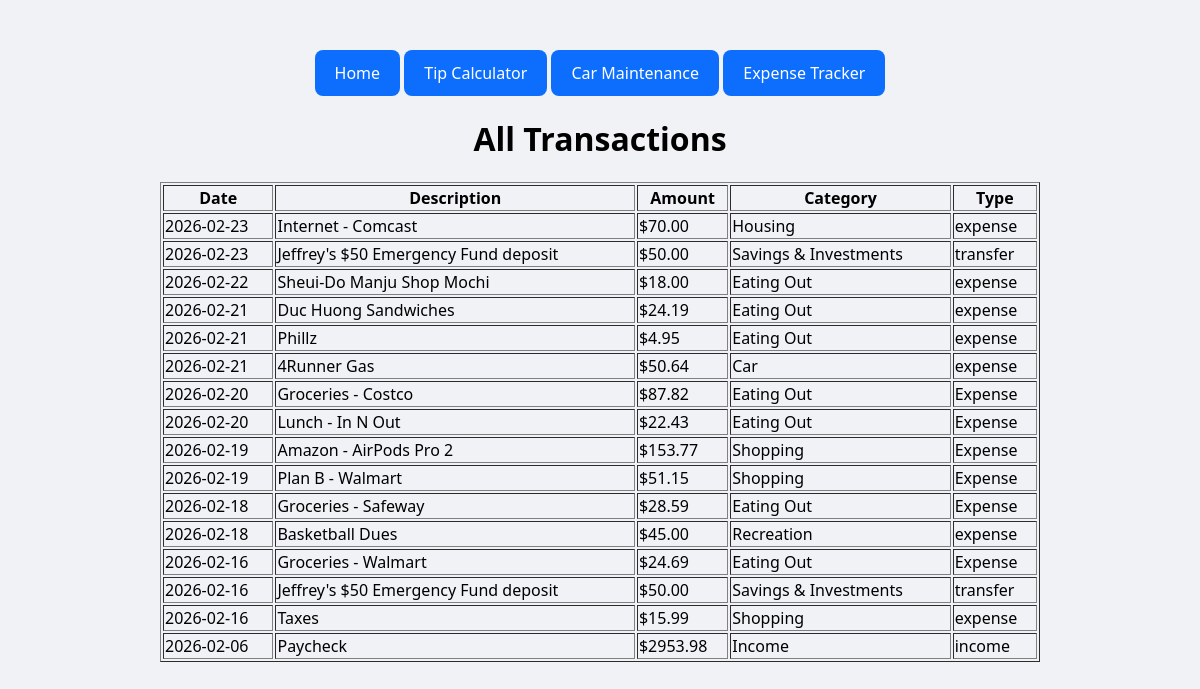
The app's page /expense_tracker/all with its own data.
### app/expense_tracker/models.py (models this page shows, shortened)
class Transaction(db.Model):
    id = db.Column(db.Integer, primary_key=True)
    date = db.Column(db.Date, nullable=False)
    description = db.Column(db.String(2000), nullable=False)
    amount = db.Column(db.Numeric(10,2), nullable=False)
    category_id = db.Column(db.Integer, db.ForeignKey("categories.id"), nullable=False)
    type = db.Column(db.String(2000), nullable=False)
    created_at = db.Column(db.DateTime(timezone=True), default=lambda: datetime.now(timezone.utc))

class Category(db.Model):
    __tablename__ = "categories"
    id = db.Column(db.Integer, primary_key=True)
    name = db.Column(db.String(200), unique=True, nullable=False)
    active = db.Column(db.Boolean, default=True)
    transactions = db.relationship("Transaction", backref="category_obj", lazy=True)

### app/expense_tracker/routes.py (the view)
@expense_tracker.route("/all")
def view_all():
    transactions = Transaction.query.order_by(Transaction.date.desc()).all()
    return render_template("view_all.html", transactions=transactions)

### app/expense_tracker/templates/view_all.html
{% extends "base.html" %}
{% block content %}
<h1>All Transactions</h1>
<table border="1" style="width:80%; margin:0 auto;">
    <tr>
        <th>Date</th>
        <th>Description</th>
        <th>Amount</th>
        <th>Category</th>
        <th>Type</th>
    </tr>
    {% for tx in transactions %}
    <tr>
        <td>{{ tx.date }}</td>
        <td>{{ tx.description }}</td>
        <td>${{ tx.amount }}</td>
        <td>{{ tx.category_obj.name }}</td>
        <td>{{ tx.type }}</td>
    </tr>
    {% endfor %}
</table>
{% endblock %}

### app/templates/base.html (shortened to what this page needs)
<html lang="en">
<head>
    <link rel="stylesheet" href="{{ url_for('static', filename='css/style.css') }}">
</head>
<body>
    <nav>
        {% if request.endpoint != 'home_page.index' %}
            <a href="{{ url_for('home_page.index') }}" class="btn">Home</a>
        {% endif %}
        <a href="{{ url_for('tip_calculator.index') }}" class="btn">Tip Calculator</a>
        <a href="{{ url_for('car_maintenance.index') }}" class="btn">Car Maintenance</a>
        <a href="{{ url_for('expense_tracker.dashboard') }}" class="btn">Expense Tracker</a>
    </nav>
    {% block content %}{% endblock %}
</body>
</html>

### app/static/css/style.css (style rules this page uses)
body { font-family: 'Segoe UI', sans-serif; background: #f0f2f5 url("https://www.toptal.com/designers/subtlepatterns/uploads/white-waves.png"); background-size: 600px; text-align: center; margin: 50px; }
a { text-decoration: none; color: inherit; }
.btn { display: inline-block; padding: 12px 20px; background: #0d6efd; color: white; text-decoration: none; border-radius: 8px; border: none; cursor: pointer; font-size: 16px; text-align: center; transition: 0.2s; }

### records on screen
Transaction: date "2026-02-23", description "Internet - Comcast", amount "70.00", category_obj.name "Housing", type "expense"
Transaction: date "2026-02-23", description "Jeffrey's $50 Emergency Fund deposit", amount "50.00", category_obj.name "Savings & Investments", type "transfer"
Transaction: date "2026-02-22", description "Sheui-Do Manju Shop Mochi", amount "18.00", category_obj.name "Eating Out", type "expense"
Transaction: date "2026-02-21", description "Duc Huong Sandwiches", amount "24.19", category_obj.name "Eating Out", type "expense"
Transaction: date "2026-02-21", description "Phillz", amount "4.95", category_obj.name "Eating Out", type "expense"
Transaction: date "2026-02-21", description "4Runner Gas", amount "50.64", category_obj.name "Car", type "expense"
Transaction: date "2026-02-20", description "Groceries - Costco", amount "87.82", category_obj.name "Eating Out", type "Expense"
Transaction: date "2026-02-20", description "Lunch - In N Out", amount "22.43", category_obj.name "Eating Out", type "Expense"
Transaction: date "2026-02-19", description "Amazon - AirPods Pro 2", amount "153.77", category_obj.name "Shopping", type "Expense"
Transaction: date "2026-02-19", description "Plan B - Walmart", amount "51.15", category_obj.name "Shopping", type "Expense"
Transaction: date "2026-02-18", description "Groceries - Safeway", amount "28.59", category_obj.name "Eating Out", type "Expense"
Transaction: date "2026-02-18", description "Basketball Dues", amount "45.00", category_obj.name "Recreation", type "expense"
Transaction: date "2026-02-16", description "Groceries - Walmart", amount "24.69", category_obj.name "Eating Out", type "Expense"
Transaction: date "2026-02-16", description "Jeffrey's $50 Emergency Fund deposit", amount "50.00", category_obj.name "Savings & Investments", type "transfer"
Transaction: date "2026-02-16", description "Taxes", amount "15.99", category_obj.name "Shopping", type "expense"
Transaction: date "2026-02-06", description "Paycheck", amount "2953.98", category_obj.name "Income", type "income"
